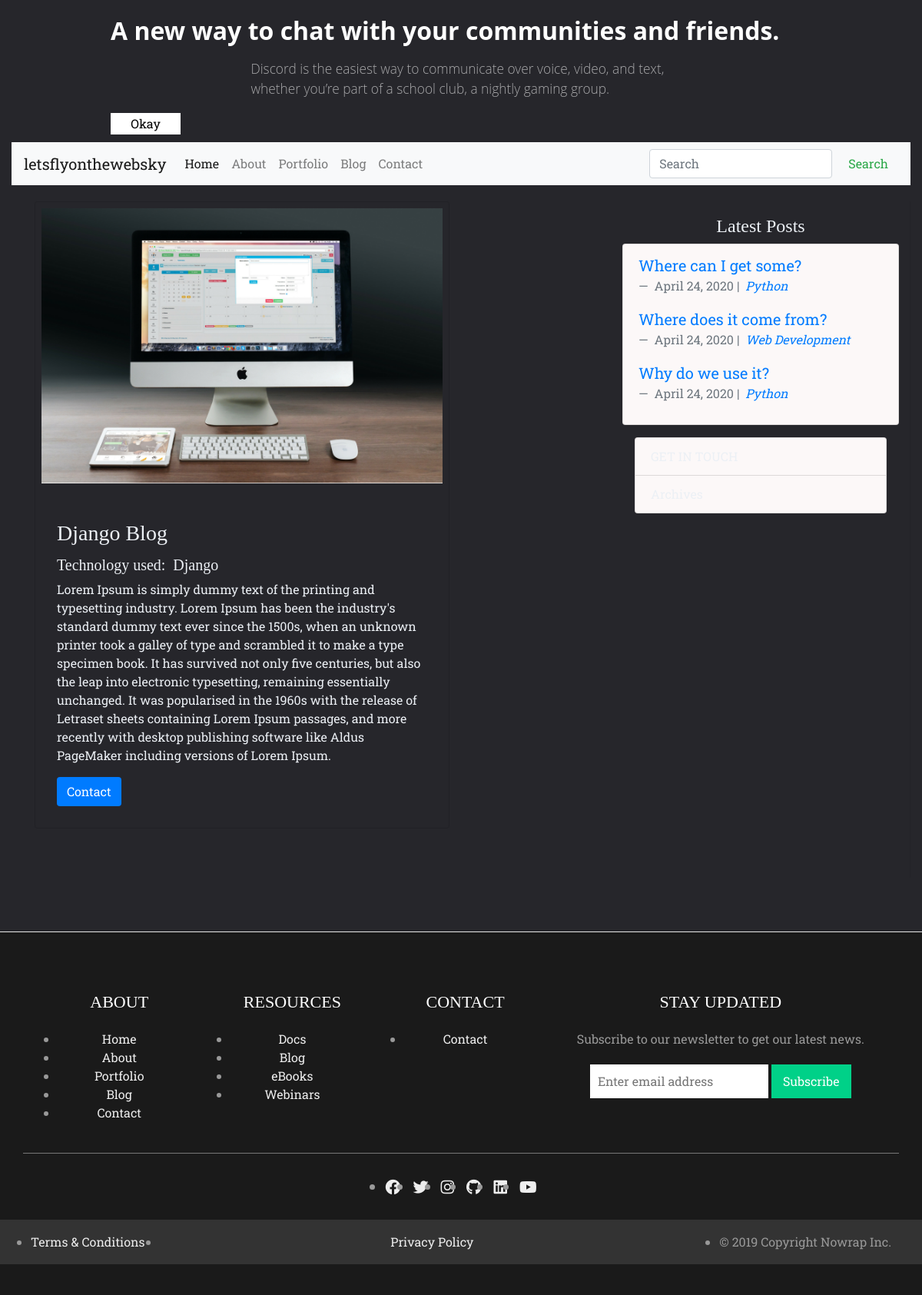
/projects/1/, run on the app's committed database.
### projects/models.py (models this page shows, shortened)
class Project(models.Model):
    title = models.CharField(max_length=100)
    description = models.TextField()
    technology = models.CharField(max_length=20)
    image = models.ImageField(upload_to='images/', blank=True)
    objects = models.Manager()
    class Meta:
        verbose_name_plural = 'Projects'

### blog/models.py (models this page shows, shortened)
class Post(models.Model):
    main_image      = models.ImageField(upload_to='images/', blank=True)
    title           = models.CharField(max_length=255)
    slug            = models.SlugField(null=False, unique=True)
    body            = models.TextField()
    created_on      = models.DateTimeField(auto_now_add=True)
    status          = models.IntegerField(choices=STATUS, default=0)
    last_modified   = models.DateTimeField(auto_now=True)
    categories      = models.ManyToManyField('Category', related_name='posts')
    read_time       = models.IntegerField(default=0)
    number_of_views = models.IntegerField(default=0, null=True, blank=True)
    number_of_likes = models.IntegerField(default=0, null=True, blank=True)
    objects = models.Manager()
    class Meta:
        ordering = ['-created_on']

class Category(models.Model):
    name = models.CharField(max_length=20, db_index=True,unique=True)
    objects = models.Manager()

### projects/views.py (the view)
# urls.py: path('<int:pk>/', views.project_detail, name='project_detail')
def project_detail(request, pk):
    project = Project.objects.get(pk=pk)
    context = {
        'project': project
    }
    return render(request, 'project_detail.html', context)

### blog/templatetags/blog_tags.py (called while the page is built)
@register.inclusion_tag('_latest_posts.html')
def latest_posts():
    posts = Post.objects.filter(status=1)[:3]
    return {'posts': posts}

### projects/templates/project_detail.html
{% extends "base.html" %}
{% block page_content %}
<div class="col-md-12">
    <div class="card w-75 project-card">
      <div class="card-img-block">
        <img class="img-fluid" src="{{ project.image.url }}" alt="Card image cap">
      </div>
      <div class="card-body pt-5">
        <h3 class="card-title">{{ project.title }}</h3>
        <small>
            <h5>
                Technology used:&nbsp;
                {{ project.technology }}
            </h5>
        </small>
        <p class="card-text">{{ project.description }}</p>
        <div class="icon-block">
            <a class="btn btn-primary" href="{% url 'contact' %}">Contact</a>
        </div>
      </div>
    </div>
  </div>
{% endblock %}

### blog/templates/_latest_posts.html
{% for entry in posts %}
<blockquote class="blockquote">
  <p class="mb-0"><a href="{% url 'blog_detail' entry.slug %}">{{ entry.title }}</a></p>
  <footer class="blockquote-footer">
    {{ entry.created_on.date }} |&nbsp;
    <cite title="Source Title">
      {% for category in entry.categories.all %}
      <a href="{% url 'blog_category' category.name %}">
        {{ category.name }}
      </a>
      {% endfor %}
    </cite>
  </footer>
</blockquote>
{% endfor %}

### static/css/main.css (style rules this page uses)
*, *:before, *:after { margin: 0; padding: 0; -moz-box-sizing: border-box; -webkit-box-sizing: border-box; -ms-box-sizing: border-box; box-sizing: border-box; transition: 0.4s ease all; }
html { height: 100%; font-size: 100%; }
body { display: block; background: #26262b; color: #ecf0f5 }
h1, h2, h3, h4, h5, h6 { font-family: "Playfair Display", Georgia, "Times New Roman", serif; }
.btn { display: inline-block; font-weight: 400; text-align: center; white-space: nowrap; vertical-align: middle; -webkit-user-select: none; -moz-user-select: none; -ms-user-select: none; user-select: none; border: 1px solid transparent; padding: .375rem .75rem; font-size: 1rem; line-height: 1.5; border-radius: .25rem; transition: color .15s ease-in-out,background-color .15s ease-in-out,border-color .15s ease-in-out,box-shadow .15s ease-in-out; }
a { color: #007bff; text-decoration: none; background-color: transparent; -webkit-text-decoration-skip: objects; }
body, button, input { font-family: Roboto Slab; }
p { margin-bottom: 1em; }
.card { padding: .5em; background: #26262b; -webkit-transition: all 0.3s ease; transition: all 0.3s ease; }

### data on the page
Project: image (picture), title "Django Blog", technology "Django", description "Lorem Ipsum is simply dummy text of the printing and typesetting industry. Lorem Ipsum has been the industry's standard dummy text ever since the 1500s, when an unknown printer took a galley of type and scrambled it to make a type specimen book. It has survived not only five centuries, but also the leap into electronic typesetting, remaining essentially unchanged. It was popularised in the 1960s with the release of Letraset sheets containing Lorem Ipsum passages, and more recently with desktop publishing software like Aldus PageMaker including versions of Lorem Ipsum."
Post: title "Where can I get some?", created_on "April 24, 2020"
Category: name "Python"
Post: title "Where does it come from?", created_on "April 24, 2020"
Category: name "Web Development"
Post: title "Why do we use it?", created_on "April 24, 2020"
